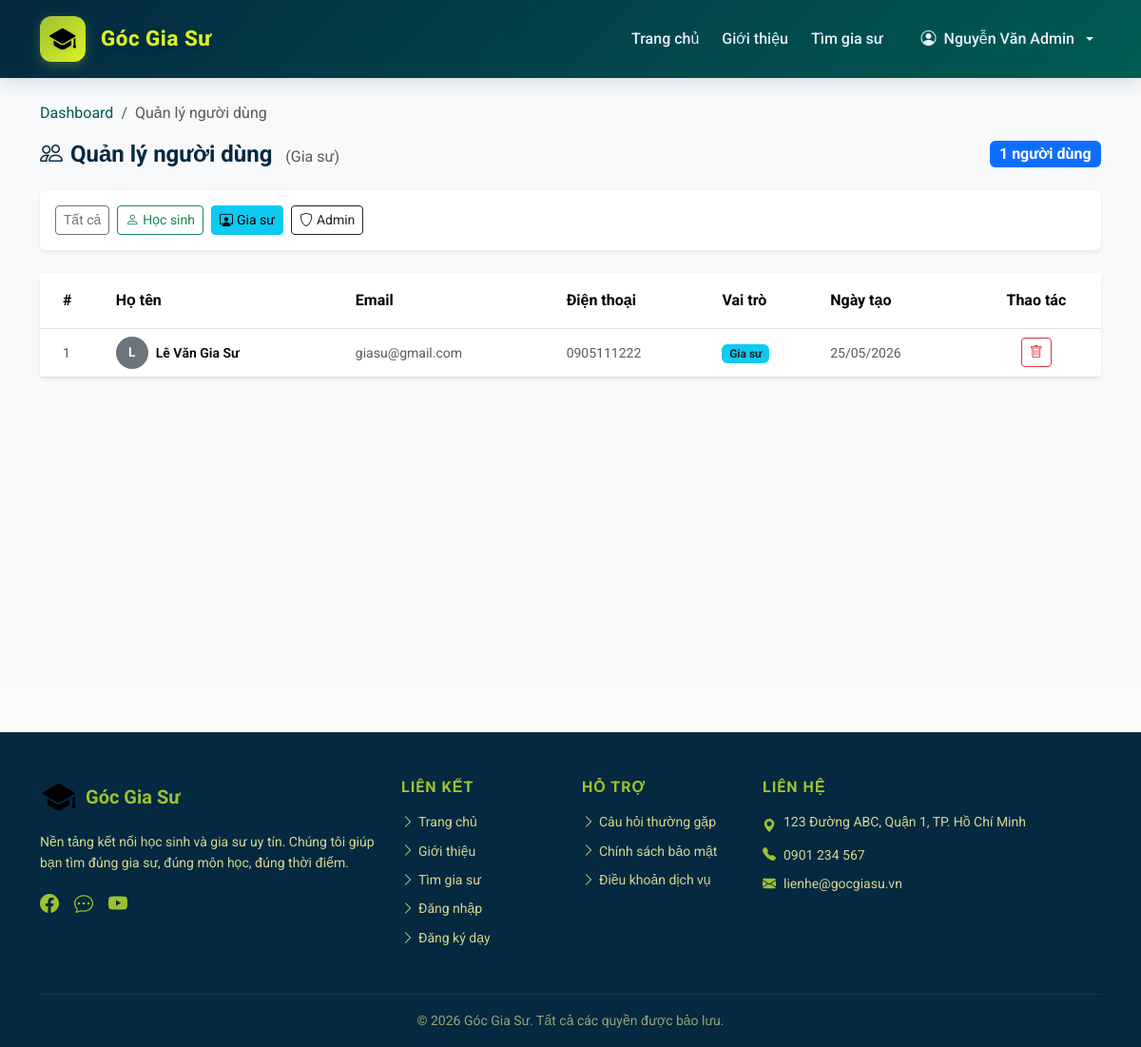
Screenshot of /index.php?page=admin&action=users&role=tutor (signed in) with the database file from the repository.
### tables this page shows
CREATE TABLE `users` (
  `Id` int(11) NOT NULL,
  `Name` varchar(255) NOT NULL,
  `Email` varchar(100) NOT NULL,
  `Password` varchar(255) NOT NULL,
  `Phone` varchar(15) DEFAULT NULL,
  `Role` enum('student','tutor','admin') NOT NULL,
  `Avatar` varchar(255) DEFAULT NULL,
  `Created_at` timestamp NOT NULL DEFAULT current_timestamp()
);

### Controllers/AdminController.php (called while the page is built, shortened)
<?php
require_once __DIR__ . '/../Models/UserModel.php';
class AdminController
{
    private UserModel    $userModel;
    public function __construct()
    {
        $this->userModel    = new UserModel();
    }
    public function users(): void
    {
        $role  = $_GET['role'] ?? '';
        $users = $this->userModel->getAll($role);
        require_once __DIR__ . '/../Views/admin/users.php';
    }
}

### core/Connect_DataBase.php (called while the page is built, shortened)
<?php
function getDB(): PDO
{
    static $pdo = null;
    if ($pdo === null) {
        $dsn = sprintf(
            'mysql:host=%s;dbname=%s;charset=%s',
            DB_HOST, DB_NAME, DB_CHARSET
        );
        $options = [
            PDO::ATTR_ERRMODE            => PDO::ERRMODE_EXCEPTION,
            PDO::ATTR_DEFAULT_FETCH_MODE => PDO::FETCH_ASSOC,
            PDO::ATTR_EMULATE_PREPARES   => false,
        ];
        try {
            $pdo = new PDO($dsn, DB_USER, DB_PASS, $options);
        } catch (PDOException $e) {
            error_log('Lỗi kết nối database: ' . $e->getMessage());
            die(json_encode(['error' => 'Không thể kết nối cơ sở dữ liệu.']));
        }
    }
    return $pdo;
}

### Models/UserModel.php (called while the page is built, shortened)
<?php
require_once __DIR__ . '/../core/Connect_DataBase.php';
class UserModel
{
    private PDO $db;
    public function __construct()
    {
        $this->db = getDB();
    }
    public function getAll(string $role = ''): array
    {
        if ($role) {
            $stmt = $this->db->prepare('SELECT * FROM users WHERE Role = ? ORDER BY Created_at DESC');
            $stmt->execute([$role]);
        } else {
            $stmt = $this->db->query('SELECT * FROM users ORDER BY Created_at DESC');
        }
        return $stmt->fetchAll();
    }
}

### Views/admin/users.php (the view, shortened to what this page needs)
<?php
require_once __DIR__ . '/../partials/header.php';
$roleFilter = $_GET['role'] ?? '';
$roleLabel  = match($roleFilter) {
    'student' => 'Học sinh',
    'tutor'   => 'Gia sư',
    'admin'   => 'Admin',
    default   => 'Tất cả',
};
?>
<div class="container-fluid py-4" style="background-color:#f8f9fa;min-height:80vh;">
    <div class="container">
        <nav aria-label="breadcrumb" class="mb-3">
            <ol class="breadcrumb">
                <li class="breadcrumb-item">
                    <a href="/index.php?page=admin" class="text-decoration-none">Dashboard</a>
                </li>
                <li class="breadcrumb-item active">Quản lý người dùng</li>
            </ol>
        </nav>
        <div class="d-flex align-items-center justify-content-between mb-4">
            <h4 class="fw-bold mb-0" style="color:#042940;">
                <i class="bi bi-people me-2"></i>Quản lý người dùng
                <span class="fs-6 fw-normal text-muted ms-2">(<?= $roleLabel ?>)</span>
            </h4>
            <span class="badge bg-primary fs-6"><?= count($users) ?> người dùng</span>
        </div>
        <div class="card border-0 shadow-sm mb-4">
            <div class="card-body py-3">
                <div class="d-flex gap-2 flex-wrap">
                    <a href="/index.php?page=admin&action=users"
                       class="btn btn-sm <?= $roleFilter === '' ? 'btn-primary' : 'btn-outline-secondary' ?>">
                        Tất cả
                    </a>
                    <a href="/index.php?page=admin&action=users&role=student"
                       class="btn btn-sm <?= $roleFilter === 'student' ? 'btn-success' : 'btn-outline-success' ?>">
                        <i class="bi bi-person me-1"></i>Học sinh
                    </a>
                    <a href="/index.php?page=admin&action=users&role=tutor"
                       class="btn btn-sm <?= $roleFilter === 'tutor' ? 'btn-info' : 'btn-outline-info' ?>">
                        <i class="bi bi-person-workspace me-1"></i>Gia sư
                    </a>
                    <a href="/index.php?page=admin&action=users&role=admin"
                       class="btn btn-sm <?= $roleFilter === 'admin' ? 'btn-dark' : 'btn-outline-dark' ?>">
                        <i class="bi bi-shield me-1"></i>Admin
                    </a>
                </div>
            </div>
        </div>
        <div class="card border-0 shadow-sm">
            <div class="card-body p-0">
                <?php if (empty($users)): ?>
                    <div class="text-center py-5">
                        <i class="bi bi-inbox fs-1 text-muted d-block mb-3"></i>
                        <p class="text-muted">Không có người dùng nào.</p>
                    </div>
                <?php else: ?>
                    <div class="table-responsive">
                        <table class="table table-hover align-middle mb-0">
                            <thead style="background-color:#042940;color:#D6D58E;">
                                <tr>
                                    <th class="ps-4 py-3">#</th>
                                    <th class="py-3">Họ tên</th>
                                    <th class="py-3">Email</th>
                                    <th class="py-3">Điện thoại</th>
                                    <th class="py-3">Vai trò</th>
                                    <th class="py-3">Ngày tạo</th>
                                    <th class="py-3 text-center">Thao tác</th>
                                </tr>
                            </thead>
                            <tbody>
                                <?php foreach ($users as $i => $user): ?>
                                    <tr>
                                        <td class="ps-4 text-muted small"><?= $i + 1 ?></td>
                                        <td>
                                            <div class="d-flex align-items-center gap-2">
                                                <div class="rounded-circle bg-secondary text-white d-flex align-items-center justify-content-center fw-bold"
                                                     style="width:34px;height:34px;font-size:.85rem;flex-shrink:0;">
                                                    <?= mb_substr(htmlspecialchars($user['Name']), 0, 1) ?>
                                                </div>
                                                <span class="fw-semibold small"><?= htmlspecialchars($user['Name']) ?></span>
                                            </div>
                                        </td>
                                        <td class="small text-muted"><?= htmlspecialchars($user['Email']) ?></td>
                                        <td class="small text-muted">
                                            <?= !empty($user['Phone']) ? htmlspecialchars($user['Phone']) : '<span class="text-muted">—</span>' ?>
                                        </td>
                                        <td>
                                            <?php
                                                $badgeClass = match($user['Role']) {
                                                    'admin'   => 'bg-dark',
                                                    'tutor'   => 'bg-info text-dark',
                                                    'student' => 'bg-success',
                                                    default   => 'bg-secondary',
                                                };
                                                $roleName = match($user['Role']) {
                                                    'admin'   => 'Admin',
                                                    'tutor'   => 'Gia sư',
                                                    'student' => 'Học sinh',
                                                    default   => $user['Role'],
                                                };
                                            ?>
                                            <span class="badge <?= $badgeClass ?>"><?= $roleName ?></span>
                                        </td>
                                        <td class="small text-muted">
                                            <?= !empty($user['Created_at']) ? date('d/m/Y', strtotime($user['Created_at'])) : '—' ?>
                                        </td>
                                        <td class="text-center">
                                            <?php $currentUserId = (int)($_SESSION['user_id'] ?? 0); ?>
                                            <?php if ((int)$user['Id'] !== $currentUserId): ?>
                                                <form method="POST"
                                                      action="/index.php?page=admin&action=deleteUser"
                                                      onsubmit="return confirm('Xóa người dùng <?= htmlspecialchars(addslashes($user['Name'])) ?>? Thao tác này không thể hoàn tác!')">
                                                    <button type="submit" class="btn btn-sm btn-outline-danger">
                                                        <i class="bi bi-trash"></i>
                                                    </button>
                                                </form>
                                            <?php else: ?>
                                                <span class="text-muted small">(Bạn)</span>
                                            <?php endif; ?>
                                        </td>
                                    </tr>
                                <?php endforeach; ?>
                            </tbody>
                        </table>
                    </div>
                <?php endif; ?>
            </div>
        </div>
    </div>
</div>
<?php require_once __DIR__ . '/../partials/footer.php'; ?>

### css/style.css (style rules this page uses)
:root { --color-primary: #9FC131; --color-navy: #042940; --color-teal: #005C53; --color-yellow: #DBF227; --color-beige: #D6D58E; --color-dark-green: #1a431a; --font-main: 'Roboto', sans-serif; }
body { font-family: 'Roboto', sans-serif; color: #042940; background-color: #fcfdfa; line-height: 1.6; }
h1, h2, h3, h4, h5, h6 { font-weight: 700; color: #005C53; }
a { text-decoration: none; color: #005C53; transition: all 0.3s ease; }

### rows the page displays
users: Name "L", Name "Lê Văn Gia Sư", Email "giasu@gmail.com", Phone "0905111222", Role "Gia sư", Created_at "25/05/2026"

### other values shown
$userName "Nguyễn Văn Admin"
$roleLabel "Gia sư"
count($users) "1"
